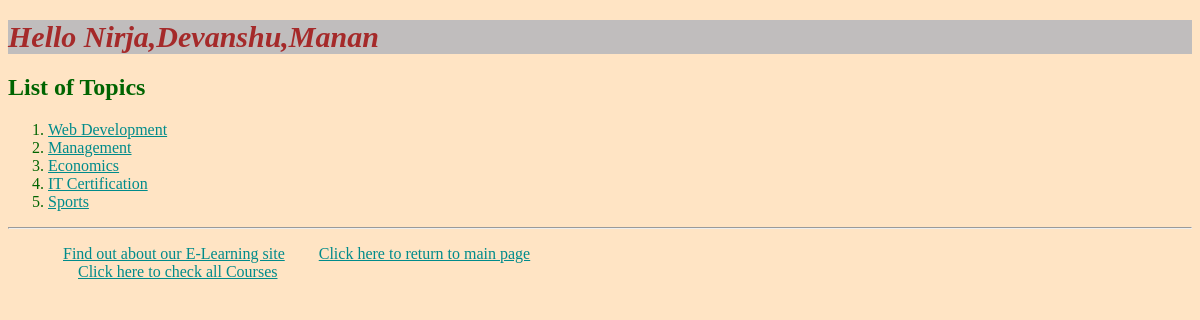
The page /myapp/ on the database its author committed.
### myapp/models.py (models this page shows, shortened)
class Topic(models.Model):
    name = models.CharField(max_length=200)
    category = models.CharField(max_length=200, blank=False, default="Development")

### myapp/views.py (the view)
# urls.py: path(r'', views.index, name='index'),
def index(request):
    top_list = Topic.objects.all().order_by('id')[:10]
    return render(request, 'myapp/index.html', {'top_list': top_list})

### myapp/templates/myapp/index.html
{% extends 'myapp/base.html' %}
{% block body_block %}
{% if top_list %}
 <h2>List of Topics</h2>
 <ol>
 {% for top in top_list %}
 <li> <a href="{% url 'myapp:detail' top.id %}">{{ top.name}}</a></li>
 {% endfor %}
 </ol>
 {% else %}
 <strong>There are no available topics!</strong>
 {% endif %}
{% endblock %}

### myapp/static/myapp/style.css (style rules this page uses)
body { background-color: bisque; color: darkgreen; }
a { color: darkcyan; }

### rows shown on the page
Topic: name "Web Development"
Topic: name "Management"
Topic: name "Economics"
Topic: name "IT Certification"
Topic: name "Sports"
